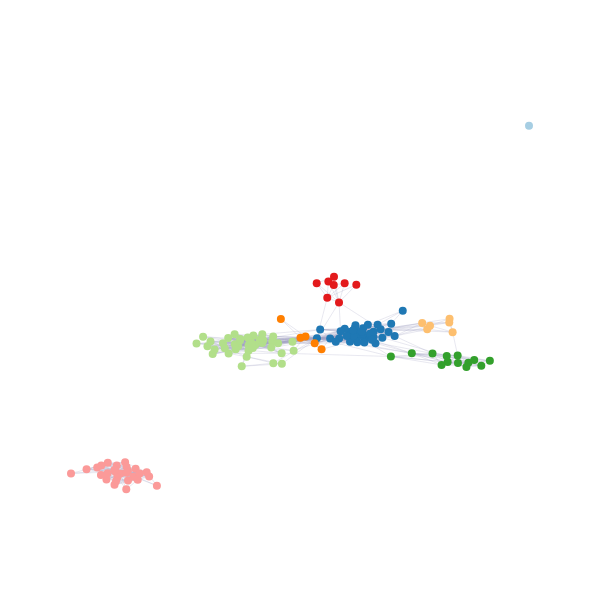

Write notebook code for a chart like this one.
### Code cell
width=600
height=600
axis=dict(showline=False, # hide axis line, grid, ticklabels and  title
          zeroline=False,
          showgrid=False,
          showticklabels=False,
          title='' 
          )
layout=Layout(title= '',
          
    font= Font(),
    showlegend=False,
    autosize=False,
    width=width,
    height=height,
    xaxis=dict(
        showgrid=False,
        
        showline=False,
        showticklabels=False,
        zeroline=False
    ),
    yaxis=YAxis(axis),
    margin=Margin(
        l=40,
        r=40,
        b=85,
        t=100,
        pad=0,
       
    ),
    hovermode='closest',
    paper_bgcolor='rgba(255,255,255,1)',
    plot_bgcolor='rgba(255,255,255,1)'
    )


data=Data([trace1, trace2])

fig = Figure(data=data, layout=layout)
py.iplot(fig, image='png')

### Figure 1 — Plotly figure (JSON) as saved in the notebook; plotly's stock layout.template omitted (floating-point values rounded to 4 significant figures; data arrays with more than 128 entries replaced by an {"elided": "..."} marker saying what was removed)
{"data": [{"hoverinfo": "none", "line": {"color": "#a3a3c2", "width": 0.25}, "mode": "lines", "type": "scatter", "x": {"elided": "2883 float values"}, "y": {"elided": "2883 float values"}}, {"hoverinfo": "text", "marker": {"color": {"elided": "139 str values"}, "colorscale": "Greens", "line": {"width": 0}, "reversescale": true, "showscale": false, "size": 8}, "mode": "markers", "name": "", "opacity": 1, "text": {"elided": "139 str values"}, "type": "scatter", "x": {"elided": "139 float values"}, "y": {"elided": "139 float values"}}], "layout": {"autosize": false, "font": {}, "height": 600, "hovermode": "closest", "margin": {"b": 85, "l": 40, "pad": 0, "r": 40, "t": 100}, "paper_bgcolor": "rgba(255,255,255,1)", "plot_bgcolor": "rgba(255,255,255,1)", "showlegend": false, "title": "", "width": 600, "xaxis": {"showgrid": false, "showline": false, "showticklabels": false, "zeroline": false}, "yaxis": {"showgrid": false, "showline": false, "showticklabels": false, "title": "", "zeroline": false}}}
